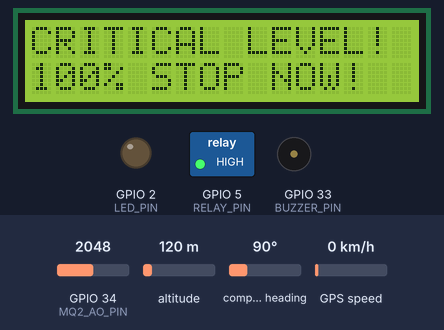
This sketch was run on a simulated ESP32. Shown: 16×2 character LCD, switched loads named in the sketch (green lamp = pin HIGH), output pins drawn as LEDs (lit = HIGH), buzzer (waves = sounding, pin HIGH). The test bench sets the inputs (shaded band); at power-on: GPIO 34 (MQ2_AO_PIN) = 2048, compass heading 90°, altitude 120 m, GPS speed 0 km/h. WiFi joins after 1.5 s; servers stay silent unless stated; network time is answered at once with the bench clock; the local clock reads 2024-03-15 10:24:30 at power-on unless the sketch sets it; the GPS gets a fix after 3 s at 37.7749, -122.4194 with 8 satellites; web services answer with replies made up by the test bench; what the sketch prints to the serial monitor is not drawn.

Above: at 12.8 s.
12.9 s: GPIO 34 (MQ2_AO_PIN) set to 539
At 16.6 s:
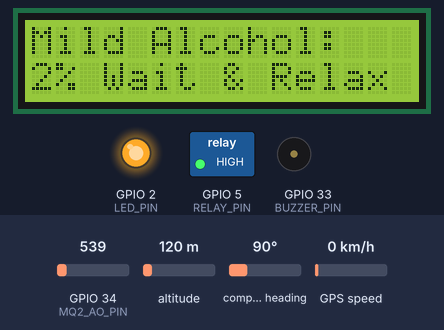
18.5 s: GPIO 34 (MQ2_AO_PIN) set to 457
At 18.9 s:
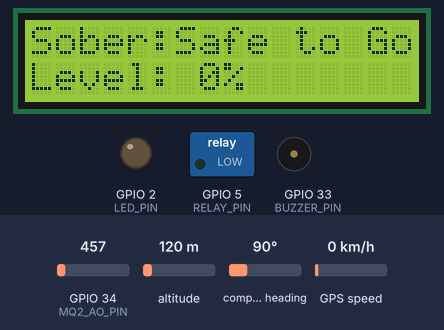
23.2 s: GPIO 34 (MQ2_AO_PIN) set to 2866
At 24.5 s:
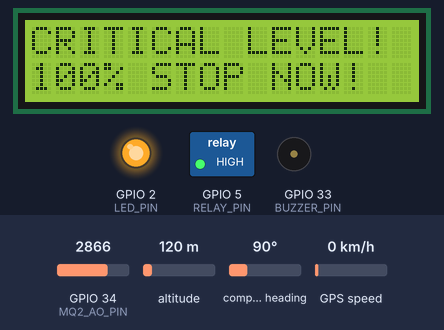
28.8 s: compass heading set to 180°
34.4 s: GPIO 34 (MQ2_AO_PIN) set to 460
At 39.8 s:
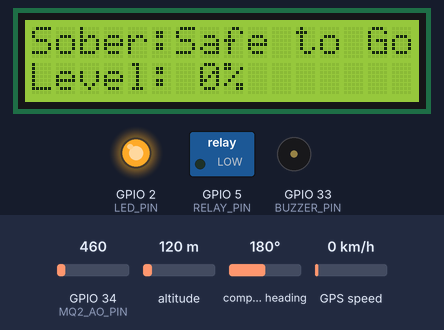
40.0 s: GPIO 34 (MQ2_AO_PIN) set to 540
At 41.3 s:
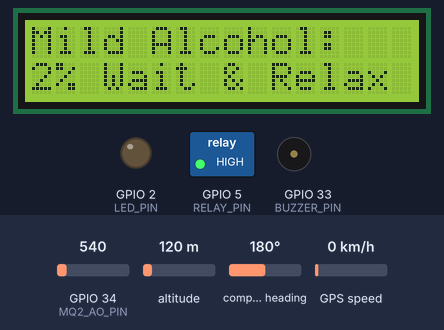
Timing chart, 0 to 45.4 s (numbered marks = the images above; inputs shaded):
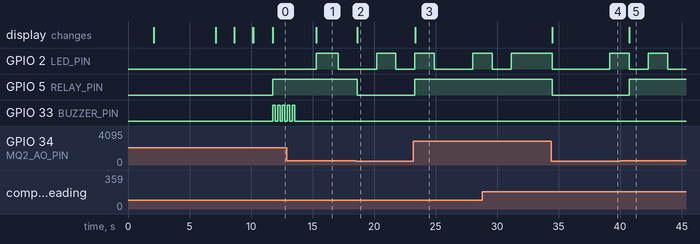

The sketch:

FINAL-MINI-PROJECT.ino
```cpp
#include <TinyGPS++.h>
#include <HardwareSerial.h>
#include <LiquidCrystal_I2C.h>
#include <WiFi.h>
#include <HTTPClient.h>
#include <NTPClient.h>
#include <WiFiUdp.h>


const char* ssid = "OnePlus_Nord";
const char* password = "kartik11";
const char* thingspeakApiKey = "UDYR98JFUDROGATX";
const char* thingspeakServer = "http://api.thingspeak.com/update";

#define MQ2_AO_PIN 34
#define RELAY_PIN  5
#define BUZZER_PIN 33
#define LED_PIN    2
#define RXD2 26
#define TXD2 25

LiquidCrystal_I2C lcd(0x27, 16, 2);
TinyGPSPlus gps;
HardwareSerial SerialGPS(2);
WiFiUDP ntpUDP;
NTPClient timeClient(ntpUDP, "pool.ntp.org", 19800, 60000);

const int alcoholThreshold = 500;
const unsigned long uploadIntervalMs = 15000UL;
const unsigned long warmupTimeMs = 5000;
unsigned long lastUpload = 0;
bool drunkDetected = false;

void setup() {
  Serial.begin(115200);
  SerialGPS.begin(9600, SERIAL_8N1, 16, 17);

  pinMode(MQ2_AO_PIN, INPUT);
  pinMode(RELAY_PIN, OUTPUT);
  pinMode(BUZZER_PIN, OUTPUT);
  pinMode(LED_PIN, OUTPUT);

  digitalWrite(RELAY_PIN, LOW);
  digitalWrite(BUZZER_PIN, LOW);
  digitalWrite(LED_PIN, LOW);

  lcd.init();
  lcd.backlight();
  lcd.clear();
  lcd.setCursor(0, 0);
  lcd.print("Drink & Drive");
  lcd.setCursor(0, 1);
  lcd.print("System Booting");
  delay(2000);

  lcd.clear();
  lcd.print("Warming MQ2...");
  Serial.println("Warming up MQ2 sensor...");
  delay(warmupTimeMs);

  connectWiFi();
  timeClient.begin();
  timeClient.update();

  lcd.clear();
  lcd.print("System Ready..");
  Serial.println("Setup complete.");
  delay(1500);
  lcd.clear();
}

void loop() {
  while (SerialGPS.available()) gps.encode(SerialGPS.read());

  int MQ2_value = analogRead(MQ2_AO_PIN);
  int percent = mapConstrain(MQ2_value, 500, 2000, 0, 100);
  String timestamp = getTimestamp();

  // Determine drunk state
  bool isDrunk = (MQ2_value > alcoholThreshold || percent >= 30);

  //  LCD Display Logic
  lcd.clear();
  if (isDrunk) {
    if (percent < 50) {
      lcd.setCursor(0, 0);
      lcd.print("Mild Alcohol:");
      lcd.setCursor(0, 1);
      lcd.printf("%d%% Wait & Relax", percent);
    } else if (percent < 80) {
      lcd.setCursor(0, 0);
      lcd.print("High Alcohol:");
      lcd.setCursor(0, 1);
      lcd.printf("%d%% Don't Drive!", percent);
    } else {
      lcd.setCursor(0, 0);
      lcd.print("CRITICAL LEVEL!");
      lcd.setCursor(0, 1);
      lcd.printf("%d%% STOP NOW!", percent);
    }
  } else {
    lcd.setCursor(0, 0);
    lcd.print("Sober:Safe to Go");
    lcd.setCursor(0, 1);
    lcd.printf("Level: %d%%", percent);
  }

  Serial.println("------------------------------------------------------");
  Serial.println("ML DATA LOG:");
  Serial.printf("Timestamp: %s\n", timestamp.c_str());
  Serial.printf("MQ2 Value: %d\n", MQ2_value);
  Serial.printf("Alcohol Percentage: %d%%\n", percent);

  if (gps.location.isValid()) {
    Serial.printf("GPS: %.6f, %.6f\n", gps.location.lat(), gps.location.lng());
  } else {
    Serial.println("GPS: No Fix");
  }

  if (isDrunk) {
    Serial.println("Driver Status: DRUNK");
    onDrunkDetected(MQ2_value, percent);
    drunkDetected = true;
    // Blink LED only when drunk
  static unsigned long lastBlink = 0;
  if (millis() - lastBlink >= 500) { // Blink faster (0.5 sec)
    digitalWrite(LED_PIN, !digitalRead(LED_PIN));
    lastBlink = millis();
}

  } else {
    Serial.println("Driver Status: SOBER");
    drunkDetected = false;
    unlockIgnition();
    digitalWrite(LED_PIN, LOW);
  }

  //if (drunkDetected) {
    //static unsigned long lastBlink = 0;
    //if (millis() - lastBlink >= 500) {
      //digitalWrite(LED_PIN, !digitalRead(LED_PIN));
      //lastBlink = millis();
    //}
  //}

  if (WiFi.status() != WL_CONNECTED) connectWiFi();

  if (WiFi.status() == WL_CONNECTED && millis() - lastUpload > uploadIntervalMs) {
    uploadToThingSpeak(timestamp, MQ2_value, percent,
                       gps.location.isValid() ? gps.location.lat() : 0.0,
                       gps.location.isValid() ? gps.location.lng() : 0.0,
                       isDrunk ? 1 : 0);
    lastUpload = millis();
  }

  Serial.printf("CSV_LOG,%s,%d,%d,%.6f,%.6f,%s\n",
                timestamp.c_str(),
                MQ2_value,
                percent,
                gps.location.isValid() ? gps.location.lat() : 0.0,
                gps.location.isValid() ? gps.location.lng() : 0.0,
                isDrunk ? "DRUNK" : "SOBER");

  static unsigned long lastBlink = 0;
  if (millis() - lastBlink >= 5000) { // Blink every 5 sec
    digitalWrite(LED_PIN, !digitalRead(LED_PIN));
    lastBlink = millis();
  }

  delay(1500);
}

void connectWiFi() {
  lcd.clear();
  lcd.print("WiFi connecting");
  WiFi.begin(ssid, password);
  unsigned long start = millis();

  while (WiFi.status() != WL_CONNECTED && millis() - start < 20000) {
    delay(500);
    Serial.print(".");
  }

  if (WiFi.status() == WL_CONNECTED) {
    lcd.clear();
    lcd.print("WiFi connected");
    Serial.println("\nWiFi connected.");
  } else {
    lcd.clear();
    lcd.print("WiFi failed");
    Serial.println("\nWiFi connection failed.");
  }
  delay(1500);
  lcd.clear();
}

void onDrunkDetected(int MQ2_value, int percent) {
  Serial.println("ALCOHOL DETECTED!");
  lockIgnition();

  static bool buzzed = false;
  if (!buzzed) {
    for (int i = 0; i < 5; i++) {
      digitalWrite(BUZZER_PIN, HIGH);
      delay(200);
      digitalWrite(BUZZER_PIN, LOW);
      delay(200);
    }
    buzzed = true;
  }
}

void lockIgnition() {
  digitalWrite(RELAY_PIN, HIGH);
  Serial.println("Ignition locked.");
}

void unlockIgnition() {
  digitalWrite(RELAY_PIN, LOW);
  Serial.println("Ignition unlocked.");
}

void uploadToThingSpeak(const String &timestamp, int MQ2_value, int percent, double lat, double lng, int drunkStatus) {
  if (WiFi.status() != WL_CONNECTED) return;
  HTTPClient http;
  String url = String(thingspeakServer) + "?api_key=" + thingspeakApiKey;
  url += "&field1=" + String(MQ2_value);
  url += "&field2=" + String(percent);
  url += "&field3=" + String(lat, 6);
  url += "&field4=" + String(lng, 6);
  url += "&field5=" + urlencode(timestamp);
  url += "&field6=" + String(drunkStatus);

  http.begin(url);
  int httpCode = http.GET();
  if (httpCode > 0) {
    String payload = http.getString();
    Serial.print("ThingSpeak response: ");
    Serial.println(payload);
  } else {
    Serial.print("ThingSpeak upload failed, err=");
    Serial.println(httpCode);
  }
  http.end();
}

String getTimestamp() {
  timeClient.update();
  time_t rawTime = timeClient.getEpochTime();
  struct tm *ti;
  ti = localtime(&rawTime);
  char buf[30];
  sprintf(buf, "%02d-%02d-%04d %02d:%02d:%02d",
          ti->tm_mday, ti->tm_mon + 1, ti->tm_year + 1900,
          ti->tm_hour, ti->tm_min, ti->tm_sec);
  return String(buf);
}

int mapConstrain(int x, int in_min, int in_max, int out_min, int out_max) {
  if (x < in_min) x = in_min;
  if (x > in_max) x = in_max;
  long val = (long)(x - in_min) * (out_max - out_min) / (in_max - in_min) + out_min;
  if (val < out_min) val = out_min;
  if (val > out_max) val = out_max;
  return (int)val;
}

String urlencode(String str) {
  String encoded = "";
  char c;
  char code0, code1;
  for (int i = 0; i < str.length(); i++) {
    c = str.charAt(i);
    if (isalnum(c)) {
      encoded += c;
    } else {
      encoded += '%';
      code1 = (c & 0xf) + '0';
      if ((c & 0xf) > 9) code1 = (c & 0xf) - 10 + 'A';
      c = (c >> 4) & 0xf;
      code0 = c + '0';
      if (c > 9) code0 = c - 10 + 'A';
      encoded += code0;
      encoded += code1;
    }
  }
  return encoded;
}
```

Measured:
- the behaviour switches between 501 and 500 on GPIO 34 (MQ2_AO_PIN) (found by bisection; images 1 and 2)
- after the input at 12.9 s, the display: changes after 2.4 s (image 1)
- after the input at 18.5 s, GPIO 5 (RELAY_PIN): HIGH → LOW after 0.14 s; the display: changes after 0.14 s (image 2)
- after the input at 23.2 s, GPIO 5 (RELAY_PIN): LOW → HIGH after 0.12 s; the display: changes after 0.13 s (image 3)
- after the input at 34.4 s, GPIO 5 (RELAY_PIN): HIGH → LOW after 0.08 s; the display: changes after 0.08 s (image 4)
- after the input at 40.0 s, GPIO 5 (RELAY_PIN): LOW → HIGH after 0.72 s; the display: changes after 0.73 s (image 5)
- by itself, GPIO 33 (BUZZER_PIN): alternates HIGH for 0.20 s and LOW for 0.20 s, 4 changes in all, then stays LOW
